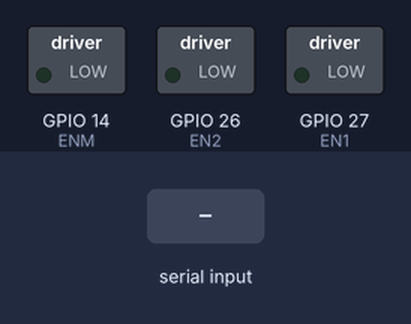
A sketch run on a simulated ESP32. Parts: switched loads named in the sketch (green lamp = pin HIGH). The inputs (shaded band) are chosen by the test bench.

Above: at 4.3 s.
4.4 s: "90,45\n" received over Serial
At 5.8 s:
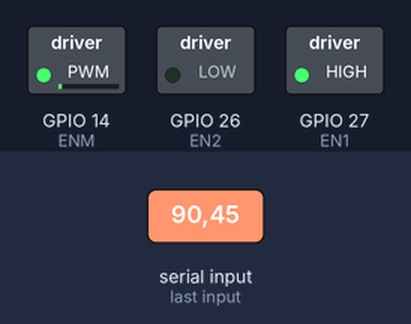
6.8 s: "5\n" received over Serial
At 7.7 s:
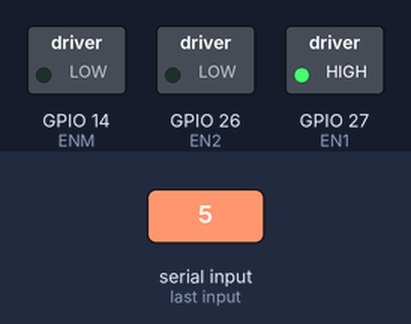
9.2 s: "90\n" received over Serial
At 11.6 s:
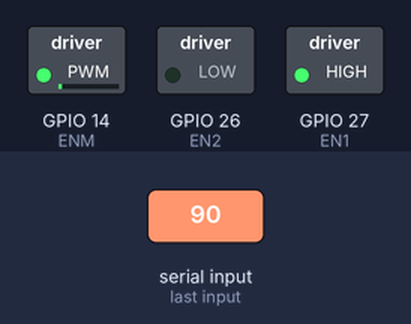
Timing chart, 0 to 13.1 s (numbered marks = the images above; inputs shaded):
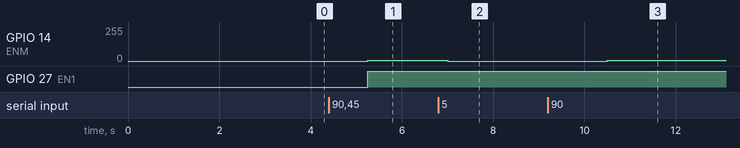

The sketch:

Prueba_PWM_Motor.ino
```cpp
// Motor A
int ENM = 14;
int EN1 = 27;
int EN2 = 26;

// Setting PWM properties
const int freq = 10000; // Freq_max = 80Mhz/2^resolution
const int pwmChannel = 0;
const int resolution = 12; // Resolutions from 1 to 16 bits.
int dutyCycle = 0;

void setup() {
  // sets the pins as outputs:
  pinMode(EN1, OUTPUT);
  pinMode(EN2, OUTPUT);
  pinMode(ENM, OUTPUT);

  // configure LED PWM functionalitites
  ledcSetup(pwmChannel, freq, resolution);

  // attach the channel to the GPIO to be controlled
  ledcAttachPin(ENM, pwmChannel);

  Serial.begin(115200);

}

void loop() {
  if(Serial.available()){
    dutyCycle = Serial.readStringUntil('\n').toInt();

    if(dutyCycle >= 0){
      digitalWrite(EN1, HIGH);
      digitalWrite(EN2, LOW);
    }else{
      digitalWrite(EN1, LOW);
      digitalWrite(EN2, HIGH);
      dutyCycle = -dutyCycle;
    }

  }
  ledcWrite(pwmChannel, dutyCycle);
  delay(1750);
}
```

Measured:
- after the input at 4.4 s, GPIO 14 (ENM): 0/255 → 6/255 after 0.85 s; GPIO 27 (EN1): LOW → HIGH after 0.85 s
- after the input at 6.8 s, GPIO 14 (ENM): 6/255 → 0/255 after 0.20 s
- after the input at 9.2 s, GPIO 14 (ENM): 0/255 → 6/255 after 1.3 s
